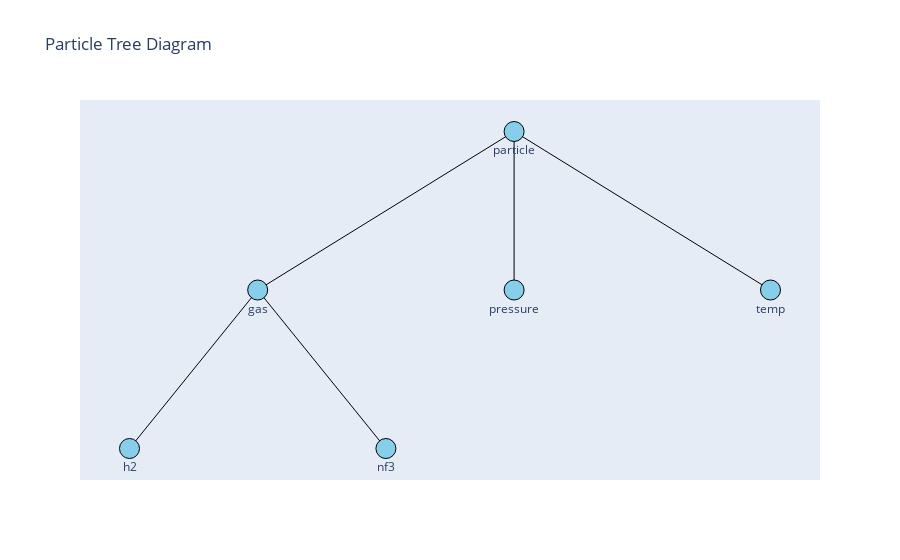

Here is the notebook cell this chart was saved with:
### Code cell
import plotly.graph_objects as go

# 노드 정의 (이름과 좌표 x, y)
# particle(0,2) / gas(-1,1), pressure(0,1), temp(1,1) / h2(-1.5,0), nf3(-0.5,0)
x_nodes = [0, -1, 0, 1, -1.5, -0.5]
y_nodes = [2, 1, 1, 1, 0, 0]
node_names = ["particle", "gas", "pressure", "temp", "h2", "nf3"]

# 엣지(선) 정의 (연결할 좌표 쌍)
# (particle -> gas), (particle -> pressure), (particle -> temp)
# (gas -> h2), (gas -> nf3)
x_edges = [0, -1, None, 0, 0, None, 0, 1, None, -1, -1.5, None, -1, -0.5]
y_edges = [2, 1, None, 2, 1, None, 2, 1, None, 1, 0, None, 1, 0]

fig = go.Figure()

# 선 그리기
fig.add_trace(go.Scatter(
    x=x_edges, y=y_edges,
    mode='lines',
    line=dict(color='black', width=1),
    hoverinfo='none'
))

# 점(노드) 그리기
fig.add_trace(go.Scatter(
    x=x_nodes, y=y_nodes,
    mode='markers+text',
    text=node_names,
    textposition="bottom center",
    marker=dict(size=20, color='skyblue', line=dict(color='black', width=1)),
    hoverinfo='text'
))

fig.update_layout(
    title="Particle Tree Diagram",
    showlegend=False,
    xaxis=dict(showgrid=False, zeroline=False, showticklabels=False),
    yaxis=dict(showgrid=False, zeroline=False, showticklabels=False)
)

fig.show()

### Figure 1 — Plotly figure (JSON) as saved in the notebook; plotly's stock layout.template omitted (floating-point values rounded to 4 significant figures)
{"data": [{"hoverinfo": "none", "line": {"color": "black", "width": 1}, "mode": "lines", "type": "scatter", "x": [0, -1, null, 0, 0, null, 0, 1, null, -1, -1.5, null, -1, -0.5], "y": [2, 1, null, 2, 1, null, 2, 1, null, 1, 0, null, 1, 0]}, {"hoverinfo": "text", "marker": {"color": "skyblue", "line": {"color": "black", "width": 1}, "size": 20}, "mode": "markers+text", "text": ["particle", "gas", "pressure", "temp", "h2", "nf3"], "textposition": "bottom center", "type": "scatter", "x": [0, -1, 0, 1, -1.5, -0.5], "y": [2, 1, 1, 1, 0, 0]}], "layout": {"showlegend": false, "title": {"text": "Particle Tree Diagram"}, "xaxis": {"showgrid": false, "showticklabels": false, "zeroline": false}, "yaxis": {"showgrid": false, "showticklabels": false, "zeroline": false}}}
